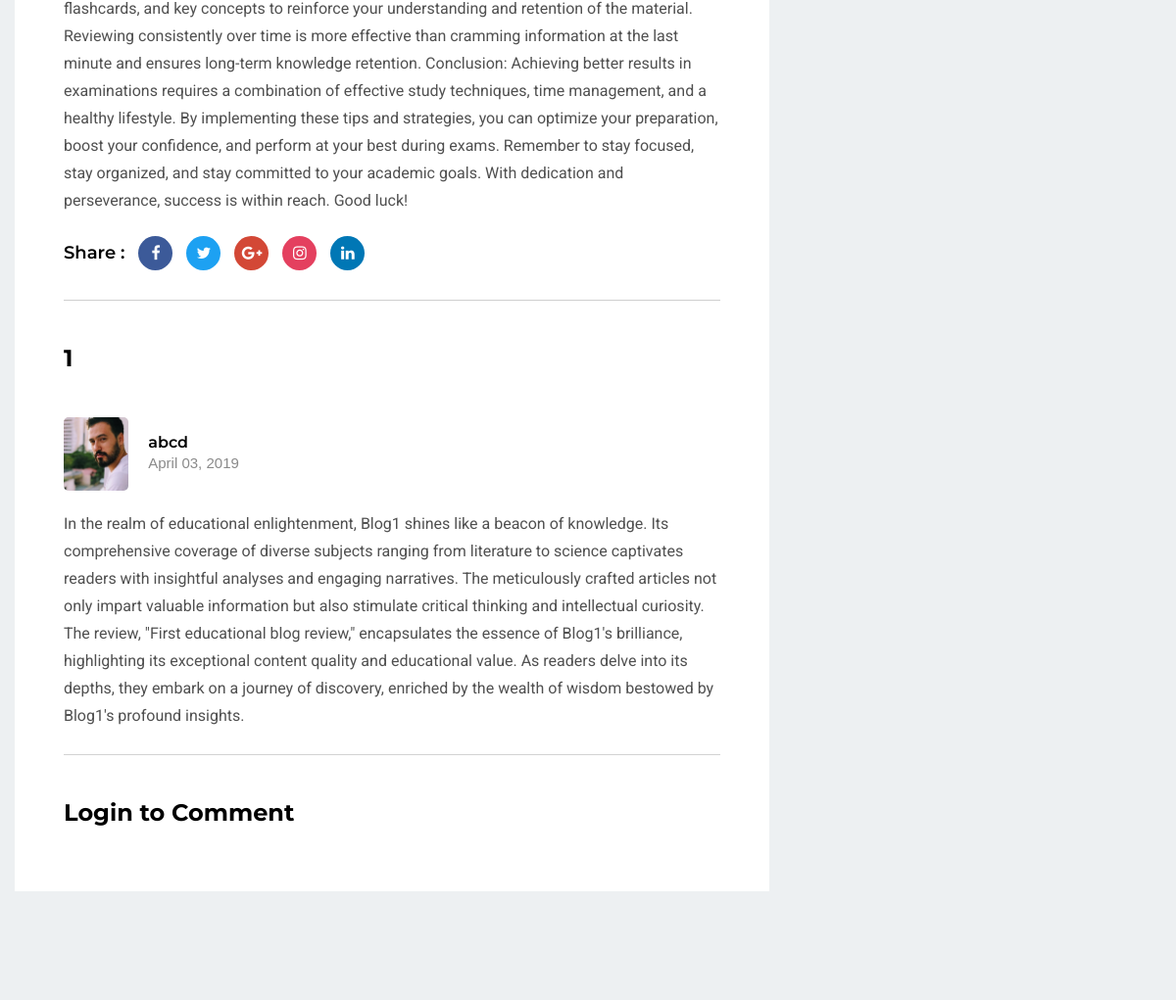
/mentor/blogs-single/1 (middle part), run on an earlier commit of the app's database.
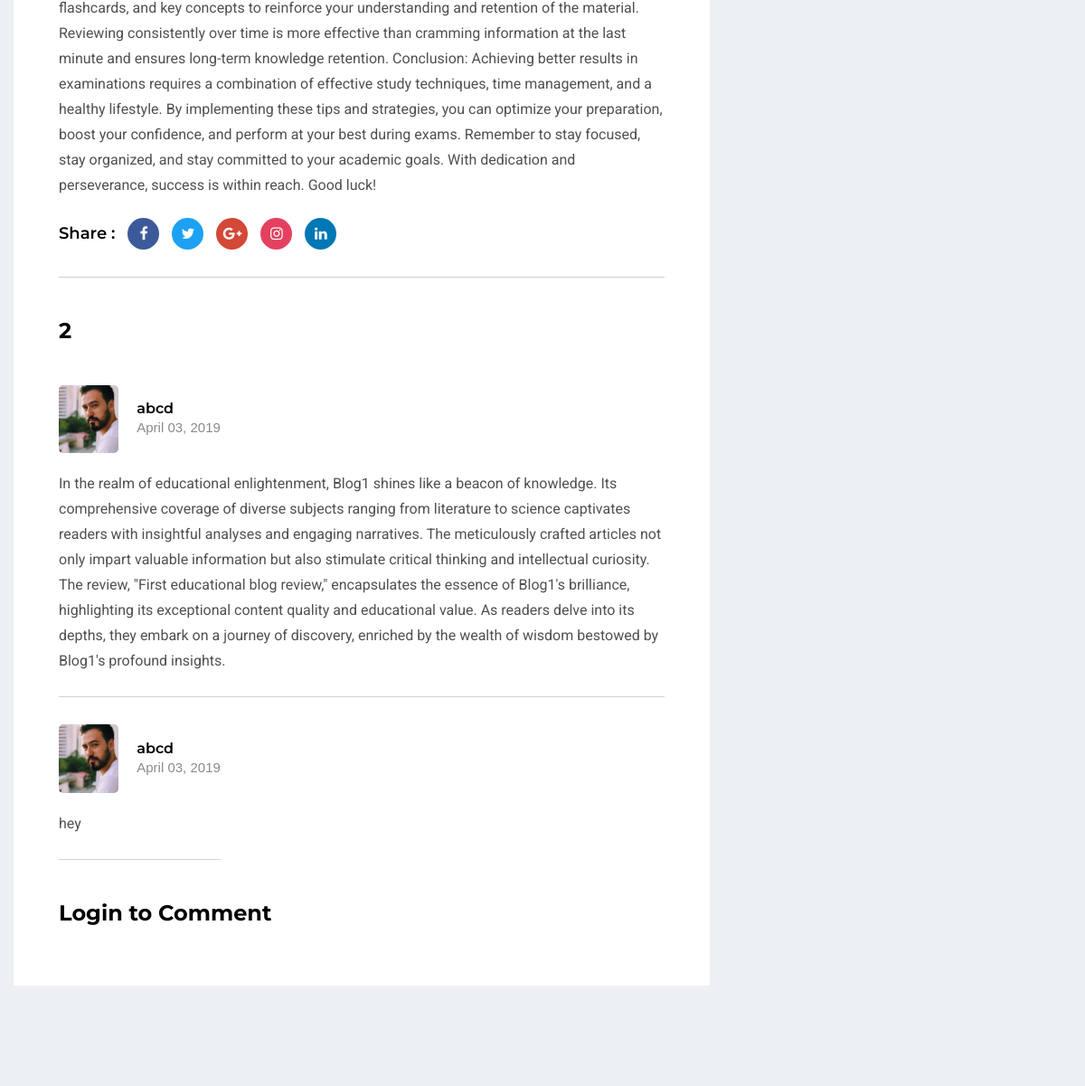
And on a later commit of the database.
### mentor/models.py (models this page shows)
class BlogReview(models.Model):
    student = models.ForeignKey(Student,on_delete=models.CASCADE, related_name='blog_review_student')
    comment = models.TextField(max_length=800,null=False,blank=False)
    blog = models.ForeignKey(Blog,on_delete=models.CASCADE,related_name='review_blog_content',null=True)
    created_at = models.DateTimeField(auto_now_add=True,null=True)

class Student(models.Model):
    student = models.ForeignKey(User,on_delete=models.CASCADE,related_name='student')
    image = models.ImageField(upload_to='student_images', null=True, blank=True)
    created_at = models.DateTimeField(auto_now_add=True,null=True)

### mentor/views.py (the view)
# urls.py: path('blogs-single/<int:id>', views.blogs_single, name="blogs-single"),
def blogs_single(request,id):
    blog = models.Blog.objects.get(id=id)
    blog_review = models.BlogReview.objects.filter(blog=blog)
    if request.user.is_authenticated:
        userId = request.user
        student = models.Student.objects.get(student=userId)
        studentId = student.id
        studentImage = json.dumps(student.image.url)
        username = json.dumps(student.student.username)
        context={
            'blog':blog,
            'blog_review':blog_review,
            'studentId':studentId,
            'studentImage':studentImage,
            'username':username
        }
    else:
        context = {
            'blog':blog,
            'blog_review':blog_review,
        }
    return render(request,'mentor/blog-single.html',context=context)

### mentor/templates/mentor/blog-single.html (shortened to what this page needs)
{% extends 'mentor/base.html' %}
{% load static %}
  {% block content %}
    <section id="blog-singel" class="pt-90 pb-120 gray-bg">
      <div class="container">
        <div class="row">
          <div class="col-lg-8">
            <div class="blog-details mt-30">
              <div class="cont">
                <p>{{blog.content}}</p>
                <ul class="share">
                  <li class="title">Share :</li>
                  <li>
                    <a href="#"><i class="fa fa-facebook-f"></i></a>
                  </li>
                  <li>
                    <a href="#"><i class="fa fa-twitter"></i></a>
                  </li>
                  <li>
                    <a href="#"><i class="fa fa-google-plus"></i></a>
                  </li>
                  <li>
                    <a href="#"><i class="fa fa-instagram"></i></a>
                  </li>
                  <li>
                    <a href="#"><i class="fa fa-linkedin"></i></a>
                  </li>
                </ul>
                <div class="blog-comment pt-45">
                  <div class="title pb-15">
                    <h3>{{blog_review.count}}</h3>
                  </div>
                  <ul id="review">
                      {% for review in blog_review %}
                        <li>
                          <div class="comment">
                            <div class="comment-author">
                              <div class="author-thum">
                                <img src="{{ review.student.image.url }}" style="height: 2cm; width: auto;" alt="Reviews" />
                              </div>
                              <div class="comment-name">
                                <h6>{{ review.student.student.username }}</h6>
                                <span>April 03, 2019</span>
                              </div>
                            </div>
                            <div class="comment-description pt-20">
                              <p>{{ review.comment }}</p>
                            </div>
                          </div>
                        </li>
                      {% endfor %}
                  </ul>
                    {% if user.is_authenticated %}
                      <div class="title pt-45 pb-25">
                        <h3>Leave a comment</h3>
                      </div>
                      <div class="comment-form">
                        <form action="#">
                          <div class="row">
                            <div class="col-md-12">
                              <div class="form-singel">
                                <textarea
                                  placeholder="Comment"
                                  id="message"
                                ></textarea>
                              </div>
                            </div>
                            <div class="col-md-12">
                              <div class="form-singel">
                                <button class="main-btn" id="review-submit">
                                  Submit
                                </button>
                              </div>
                            </div>
                          </div>
                        </form>
                      </div>
                    {% else %}
                      <div class="title pt-45 pb-25">
                        <h3>Login to Comment</h3>
                      </div>
                    {% endif %}
                </div>
              </div>
            </div>
          </div>
          <div class="col-lg-4">
          </div>
        </div>
      </div>
    </section>
    {% endblock %}

What changed in the data, as far as the page shows it:
added BlogReview: student.image (picture), student.student.username "abcd", comment "hey"
Also different on the page:
{{ blog_review.count }}: "1" → "2"
